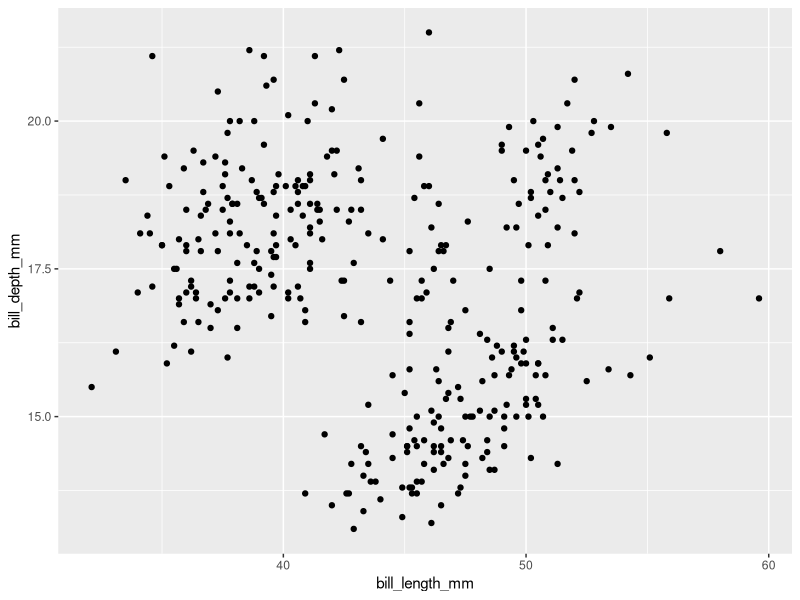
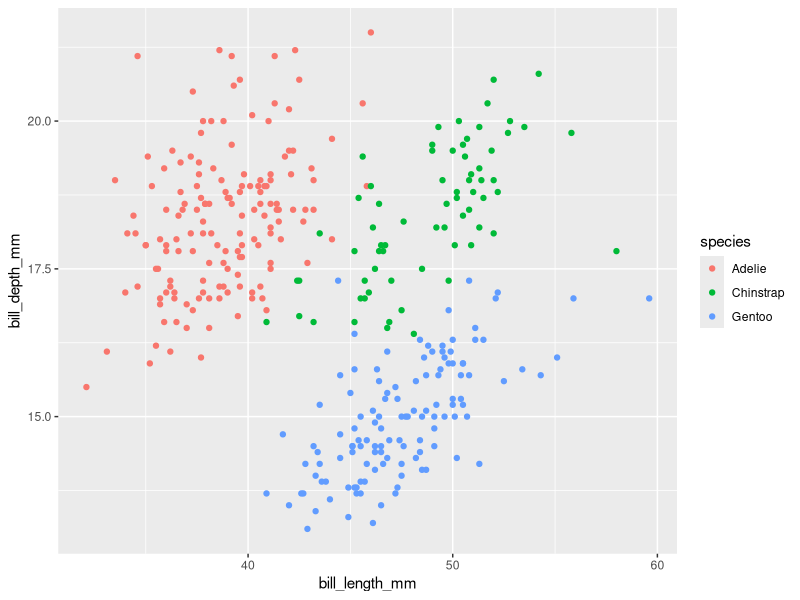
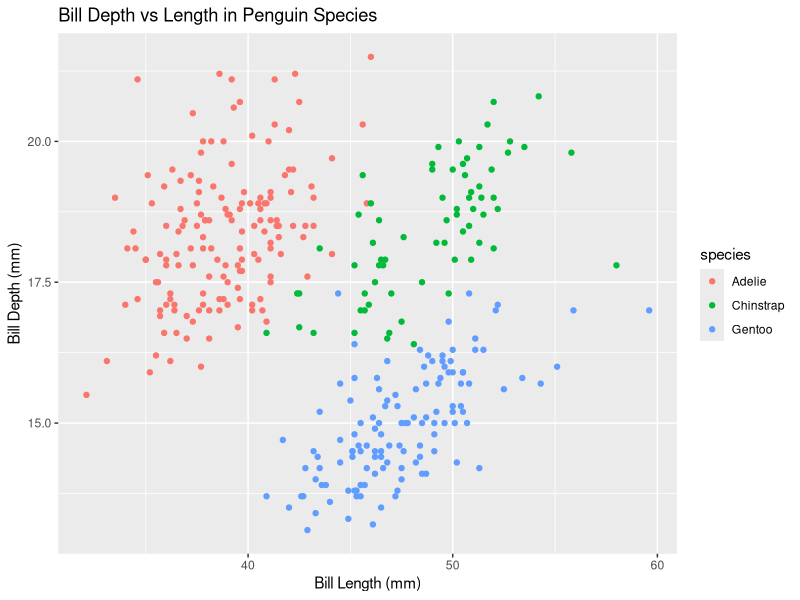
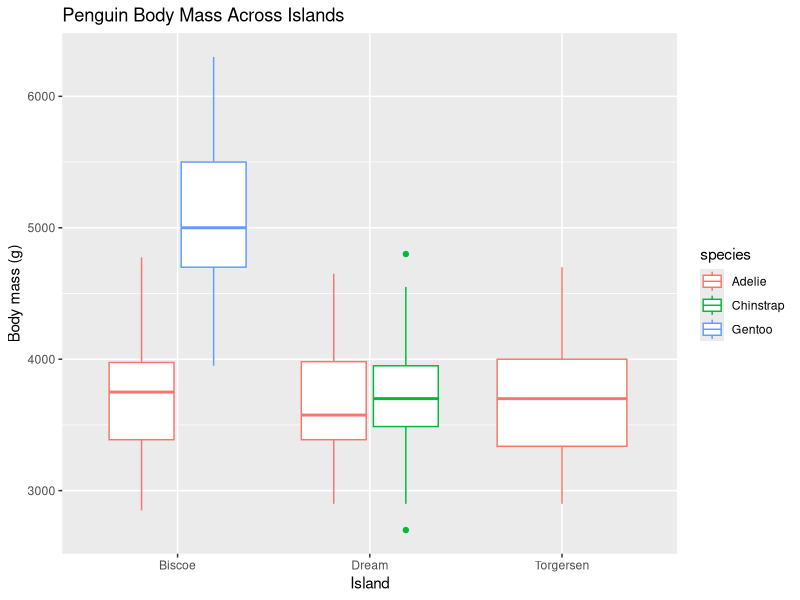

These charts were generated, in order, by the following R code:
## ---- chunk 1
knitr::opts_chunk$set(echo = TRUE)
# Load required libraries
library(tidyverse)
library(palmerpenguins)
library(ggplot2)
## ---- chunk 2
str(penguins)
## ---- chunk 3
str(penguins_raw)
## ---- chunk 4
names(penguins)
## ---- chunk 5
ggplot(penguins, aes(x = bill_length_mm, y = bill_depth_mm)) + geom_point()
## ---- chunk 6
ggplot(penguins, aes(x = bill_length_mm, y = bill_depth_mm)) +
  geom_point(aes(colour = species))
## ---- chunk 7
ggplot(penguins, aes(x = bill_length_mm, y = bill_depth_mm)) +
  geom_point(aes(colour = species)) +
  labs(title = "Bill Depth vs Length in Penguin Species",
       x = "Bill Length (mm)",
       y = "Bill Depth (mm)")
## ---- chunk 8
ggplot(penguins, aes(island, body_mass_g)) + 
  geom_boxplot(aes(colour = species)) +
  labs(title = "Penguin Body Mass Across Islands",
       x = "Island", 
       y = "Body mass (g)")
